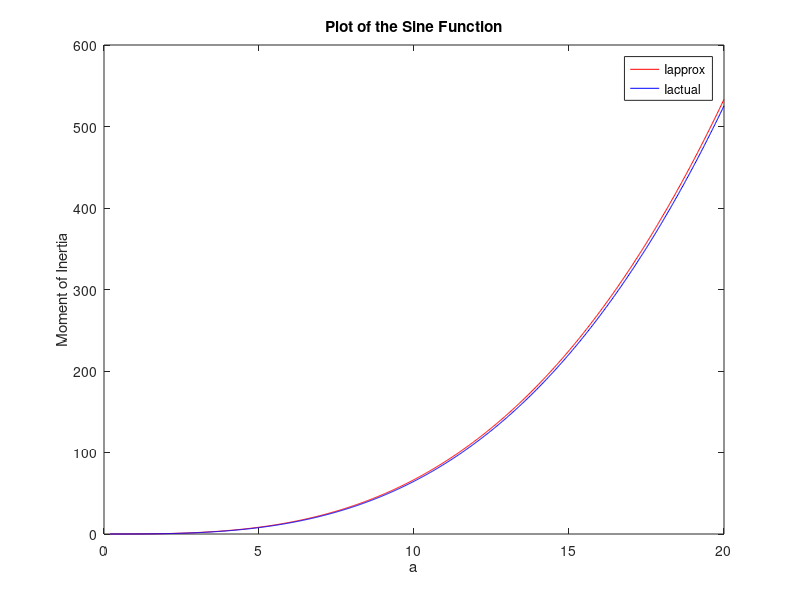

This chart was generated by the following MATLAB code:
n = linspace(2, 200, 1000);
t = 0.1;
a = n*t;

Iapprox = ( 2 * (a.^3) * t) / 3;
Iactual = ( (a.^4) - (a - (2 * t) ).^4) / 12;

plot(a,Iapprox, 'r')
hold on
plot(a,Iactual, 'b')

error = abs((Iactual - Iapprox) ./ Iactual) * 100;
max_error = max(error);
min_error = min(error);

xlabel('a')
ylabel('Moment of Inertia')
title('Plot of the Sine Function')
legend('Iapprox', 'Iactual')

disp(['Maximum error: ', num2str(max_error), '%'])
disp(['Minimum error: ', num2str(min_error), '%'])
